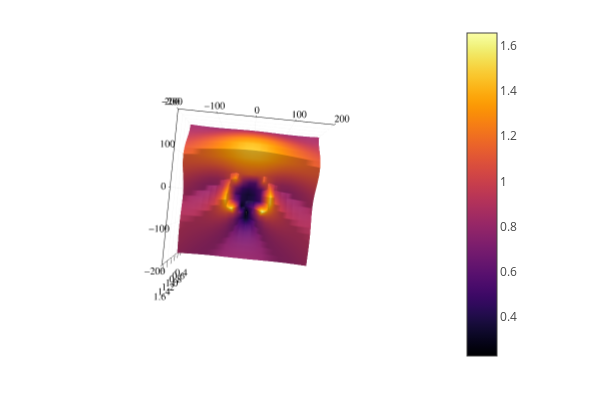

Notebook cell for this chart:
### Code cell
plotly()
surface(xA,yA,imagenE)

### Figure 1 — Plotly figure (JSON) as saved in the notebook; plotly's stock layout.template omitted (floating-point values rounded to 4 significant figures; data arrays with more than 128 entries replaced by an {"elided": "..."} marker saying what was removed)
{"data": [{"cmax": 1.653, "cmin": 0.2263, "colorbar": {"len": 0.9525, "title": {"text": ""}, "x": 0.7615, "y": 0.5139}, "colorscale": {"elided": "256x2 mixed values"}, "name": "y1", "opacity": null, "scene": "scene", "showlegend": false, "showscale": true, "type": "surface", "x": [-200, -180, -160, -140, -120, -100, -80, -60, -40, -20, 0, 20, 40, 60, 80, 100, 120, 140, 160, 180, 200], "xaxis": "x", "y": [-200, -180, -160, -140, -120, -100, -80, -60, -40, -20, 0, 20, 40, 60, 80, 100, 120, 140, 160, 180, 200], "yaxis": "y", "z": {"elided": "21x21 float values"}, "zaxis": "z", "zmax": 1.653, "zmin": 0.2263}], "layout": {"annotations": [], "height": 400, "legend": {"bgcolor": "rgba(255, 255, 255, 1.000)", "bordercolor": "rgba(0, 0, 0, 1)", "borderwidth": 1, "font": {"color": "rgba(0, 0, 0, 1)", "family": "sans-serif", "size": 11}, "title": {"font": {"color": "rgba(0, 0, 0, 1)", "family": "sans-serif", "size": 15}, "text": ""}, "tracegroupgap": 0, "traceorder": "normal", "x": 1, "xanchor": "auto", "y": 1, "yanchor": "auto"}, "margin": {"b": 20, "l": 0, "r": 0, "t": 20}, "paper_bgcolor": "rgba(255, 255, 255, 1.000)", "plot_bgcolor": "rgba(255, 255, 255, 1.000)", "scene": {"aspectmode": "auto", "aspectratio": {"x": 1, "y": 1, "z": 1}, "camera": {"center": {"x": 0, "y": 0, "z": 0}, "eye": {"x": 0.00079, "y": -0.007741, "z": 3.137}, "projection": {"type": "perspective"}, "up": {"x": 0, "y": 0, "z": 1}}, "domain": {"x": [0.06582, 0.7615], "y": [0.03762, 0.9902]}, "xaxis": {"gridcolor": "rgba(0, 0, 0, 0.1)", "gridwidth": 0.5, "linecolor": "rgba(0, 0, 0, 1)", "mirror": false, "range": [-200, 200], "showgrid": true, "showline": true, "showticklabels": true, "tickangle": 0, "tickcolor": "rgb(0, 0, 0)", "tickfont": {"color": "rgba(0, 0, 0, 1)", "family": "sans-serif", "size": 11}, "tickmode": "array", "ticks": "inside", "ticktext": ["−200", "−100", "0", "100", "200"], "tickvals": [-200, -100, 0, 100, 200], "title": {"font": {"color": "rgba(0, 0, 0, 1)", "family": "sans-serif", "size": 15}, "text": ""}, "type": "linear", "visible": true, "zeroline": false, "zerolinecolor": "rgba(0, 0, 0, 1)"}, "yaxis": {"gridcolor": "rgba(0, 0, 0, 0.1)", "gridwidth": 0.5, "linecolor": "rgba(0, 0, 0, 1)", "mirror": false, "range": [-200, 200], "showgrid": true, "showline": true, "showticklabels": true, "tickangle": 0, "tickcolor": "rgb(0, 0, 0)", "tickfont": {"color": "rgba(0, 0, 0, 1)", "family": "sans-serif", "size": 11}, "tickmode": "array", "ticks": "inside", "ticktext": ["−200", "−100", "0", "100", "200"], "tickvals": [-200, -100, 0, 100, 200], "title": {"font": {"color": "rgba(0, 0, 0, 1)", "family": "sans-serif", "size": 15}, "text": ""}, "type": "linear", "visible": true, "zeroline": false, "zerolinecolor": "rgba(0, 0, 0, 1)"}, "zaxis": {"gridcolor": "rgba(0, 0, 0, 0.1)", "gridwidth": 0.5, "linecolor": "rgba(0, 0, 0, 1)", "mirror": false, "range": [0.2263, 1.653], "showgrid": true, "showline": true, "showticklabels": true, "tickangle": 0, "tickcolor": "rgb(0, 0, 0)", "tickfont": {"color": "rgba(0, 0, 0, 1)", "family": "sans-serif", "size": 11}, "tickmode": "array", "ticks": "inside", "ticktext": ["0.4", "0.6", "0.8", "1.0", "1.2", "1.4", "1.6"], "tickvals": [0.4, 0.6, 0.8, 1, 1.2, 1.4, 1.6], "title": {"font": {"color": "rgba(0, 0, 0, 1)", "family": "sans-serif", "size": 15}, "text": ""}, "type": "linear", "visible": true, "zeroline": false, "zerolinecolor": "rgba(0, 0, 0, 1)"}}, "showlegend": true, "width": 600}}
